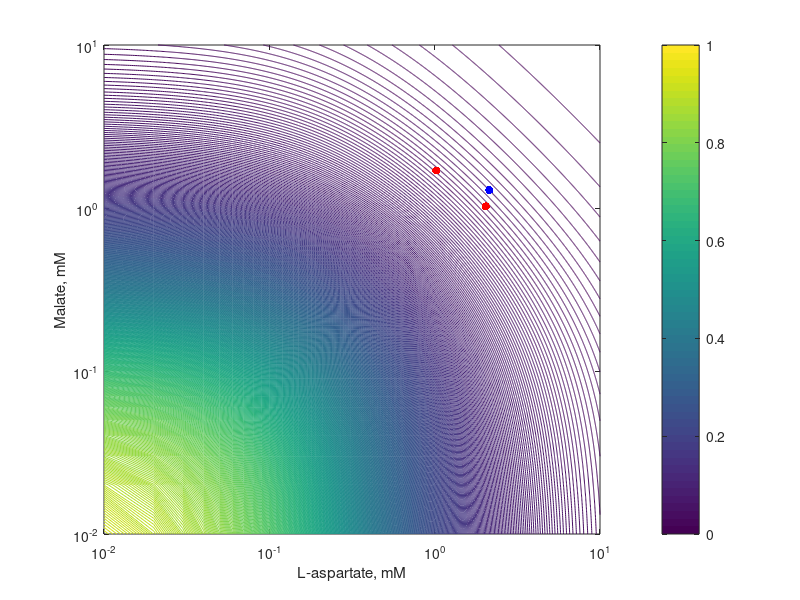

Recreate this plot in MATLAB.
function ppc_kinetic_curve

Kmal = 0.23;
mal_wt = 1.68;
mal_new = 0.1050;
mal = 0.01:0.01:10;

Kasp = 0.31;
asp_wt = 4.34;
asp_new = 0.3338;
asp = 0.01:0.01:10;


[ASP,MAL] = meshgrid(asp,mal);

Term_asp = Kasp./(ASP + Kasp);
Term_mal = Kmal./(MAL + Kmal);
Term = Term_asp.*Term_mal;
c = ASP.*MAL;

CO(:,:,1) = zeros(1000); % red
CO(:,:,2) = ones(1000).*linspace(0,1,1000); % green
CO(:,:,3) = ones(1000).*linspace(0,1,1000); % blue

%plot
contour(ASP,MAL,Term,500)
set(gca,'xscale','log');
set(gca,'yscale','log');
colorbar()

hold on
scatter(4.34,1.68,'k','filled')
hold on
scatter(0.33,0.11,'b','filled')
hold on
scatter(0.31,0.01,'r','filled') %Ki value
hold on
scatter(0.01,0.23,'r','filled') %Ki value

xlabel('L-aspartate, mM');
ylabel('Malate, mM');
end

